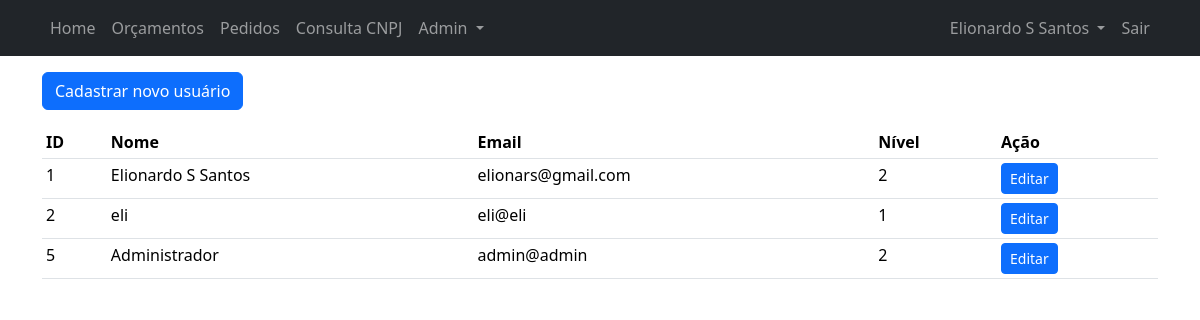
Page /users_list.php (signed in) on the committed database.
### tables this page shows
CREATE TABLE users (
    `id` INTEGER PRIMARY KEY AUTOINCREMENT,
    `name` TEXT NOT NULL,
    `email` TEXT NOT NULL UNIQUE,
    `level` INT NOT NULL,
    "deleted" INT NOT NULL,
    `password` VARCHAR NOT NULL
, created_by INTEGER, created_at TEXT, deleted_by INTEGER, deleted_at TEXT);

### users_list.php (the view, shortened to what this page needs)
<!DOCTYPE html>
<html lang="pt-br">
<head>
    <?php require('partials/head.php'); ?>
</head>
<body>
    <?php
        require('partials/navbar.php');
    ?>
    <div class="container my-3">
        <a href="user_registration.php" class="btn btn-primary" role="button">Cadastrar novo usuário</a>
    </div>
    <div class="container my-3">
        <?php
            usersListing();
            function usersListing() {
                require('config/connection.php');
                $sql = "SELECT `id`,`name`,`email`,`level` FROM `users` WHERE `deleted` = :deleted";
                $stmt = $pdo->prepare($sql);
                $stmt->bindValue(':deleted', 0);
                $stmt->execute();
                $result = $stmt->fetchAll(PDO::FETCH_ASSOC);
        ?>
                <div>
                    <table class="table table-sm">
                        <thead>
                            <tr>
                                <th scope="col">ID</th>
                                <th scope="col">Nome</th>
                                <th scope="col">Email</th>
                                <th scope="col">Nível</th>
                                <th scope="col">Ação</th>
                            </tr>
                        </thead>
                        <tbody>
                            <tr>
                                <?php
                                    if($result) {
                                        foreach($result as $row) {
                                            $userId = $row['id'];
                                            $userName = $row['name'];
                                            $userEmail = $row['email'];
                                            $userStatus = $row['level'];
                                            echo "<tr>";
                                            echo "<td>$userId</td>";
                                            echo "<td>$userName</td>";
                                            echo "<td>$userEmail</td>";
                                            echo "<td>$userStatus</td>";
                                            echo "<td><a href=\"user_edit.php?id=$userId\" class=\"btn btn-primary btn-sm\">Editar</a></td>";
                                            echo "</tr>";
                                        }
                                    }
                                ?>
                            </tr>
                        </tbody>
                    </table>
                </div>
        <?php
            }
        ?>
    </div>
</body>
</html>

### partials/head.php (shortened to what this page needs)
<link rel="stylesheet" href="assets/css/bootstrap.min.css">

### partials/navbar.php (shortened to what this page needs)
<nav class="navbar navbar-expand-lg bg-dark" data-bs-theme="dark">
  <div class="container">
    <div class="collapse navbar-collapse" id="navbarSupportedContent">
      <ul class="navbar-nav me-auto mb-2 mb-lg-0">
        <li class="nav-item">
          <a class="nav-link" href="index.php">Home</a>
        </li>
        <li class="nav-item">
          <a class="nav-link" href="budgets.php">Orçamentos</a>
        </li>
        <li class="nav-item">
          <a class="nav-link" href="orders.php">Pedidos</a>
        </li>
        <li class="nav-item">
          <a class="nav-link" href="cnpj_query_viewer.php">Consulta CNPJ</a>
        </li>
        <?php
          if($_SESSION['loggedUserLevel'] > 1){
        ?>
          <li class="nav-item dropdown">
            <a class="nav-link dropdown-toggle" href="#" role="button" data-bs-toggle="dropdown" aria-expanded="false">
              Admin
            </a>
        <?php
          }
        ?>
      </ul>
      <ul class="navbar-nav mb-2 ms-auto mb-lg-0">
        <li class="nav-item dropdown">
          <a class="nav-link dropdown-toggle" href="#" role="button" data-bs-toggle="dropdown" aria-expanded="false">
            <?= isset($_SESSION['loggedUserName'])?$_SESSION['loggedUserName']:"Usuário"; ?>
          </a>
        </li>
        <li class="nav-item">
          <a class="nav-link" href="controller/logout.php">Sair</a>
        </li>
      </ul>
    </div>
  </div>
</nav>

### rows in the picture
users: id "1", name "Elionardo S Santos", email "elionars@gmail.com", level "2"
users: id "2", name "eli", email "eli@eli", level "1"
users: id "5", name "Administrador", email "admin@admin", level "2"

### other values in the picture
$_SESSION['loggedUserName'] "Elionardo S Santos"
